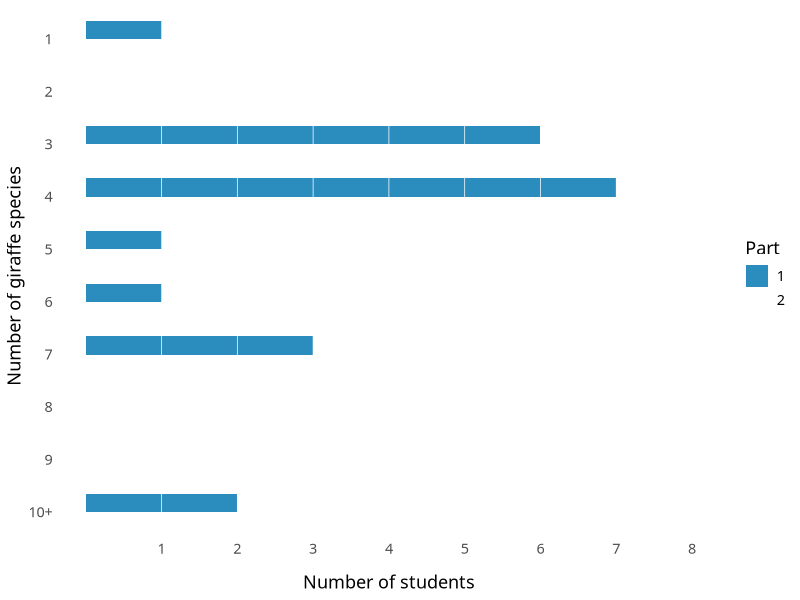
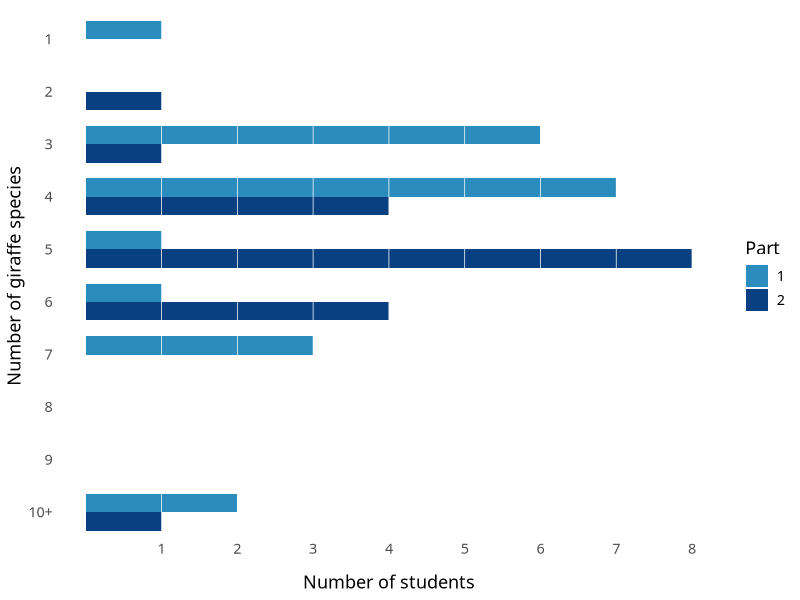
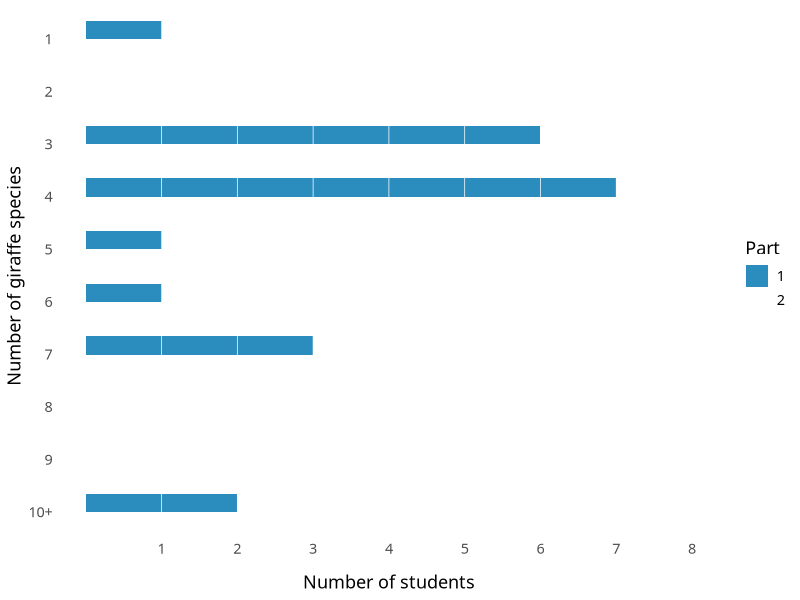
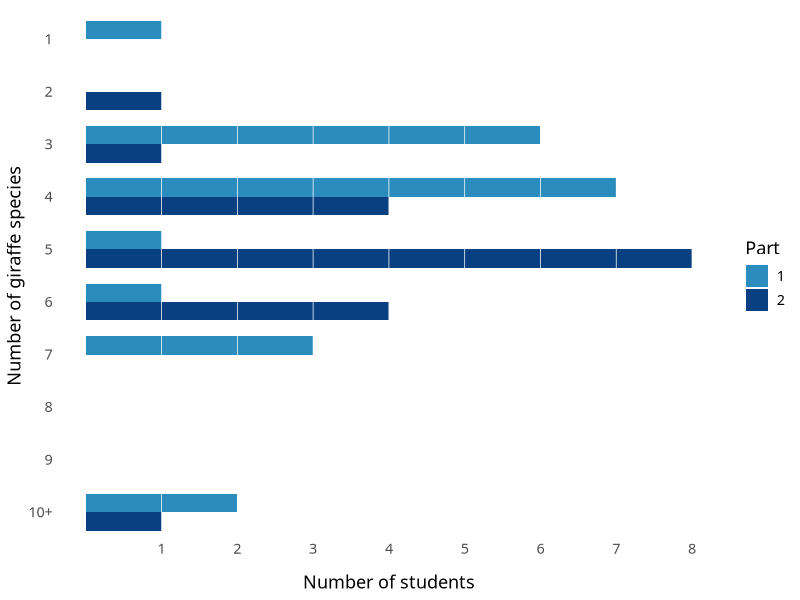

R code for these plots, in order:
library(tidyverse)
library(ggthemes)
#library(extrafont)

# Registers ttf fonts for use with PDF output (ggsave), 
# enables them to be saved in PDF file (embed_fonts).
#loadfonts() 

#Change exam name and numbers for each grade.
# Number is order from A to F.

part1_plot <- "num_giraffe_spp1.png"
part2_plot <- "num_giraffe_spp2.png"

plot_colors <- RColorBrewer::brewer.pal(9, "GnBu")

part1_colors <- c(plot_colors[7], "#FFFFFF")
part2_colors <- c(plot_colors[7], plot_colors[9])

label_size = 13 # For x- and y-axis labels

part1 <- c(1, 0, 6, 7, 1, 1, 3, 0, 0, 2) # after part 1
#part <- c(1, 2, 3, 4, 5, 6, 7, 8, 9, 10+) # to help me add values to the parts
part2 <- c(0, 1, 1, 4, 8, 4, 0, 0, 0, 1) # after part 2
max_val <- max(part1, part2)

giraffe_spp <- c("1","2","3","4","5", "6", "7", "8", "9", "10+")
giraffe_spp <- factor(giraffe_spp,
                      levels = c("1","2","3","4","5", "6", "7", "8", "9", "10+"),
                      ordered = TRUE)
df <- tibble(giraffe_spp, part1, part2) %>% 
  pivot_longer(!giraffe_spp, names_to = "part", values_to = "num_students") %>% 
  mutate(run = ifelse(part == "part1", 1, 2)) %>% 
  mutate(part = fct_reorder2(part, part, run))
  

# Load the extra fonts so they will be recognized for use.
#loadfonts(device = "pdf")

# Part 1 plot (see below for Part 2) --------------------------------------
giraffe_plot <- df %>% 
#  mutate(part = fct_reorder2(part, part, run)) %>% 
  ggplot(aes(x = giraffe_spp)) + 
  geom_col(aes(y = num_students, fill = part), 
           #fill = "#2171B5", # Fill color is Blue6 from Beamer lectures
           width=0.7,
           position = "dodge") + 
  theme_tufte() + 
  scale_x_discrete(limits = sort(giraffe_spp, 
                                 decreasing = TRUE)) + 
  labs(x = "Number of giraffe species",
       y = "Number of students",
       fill = "Part") +
  scale_y_continuous(breaks=seq(1, max_val, 1)) + # Adjust largest
  theme(axis.ticks = element_blank(), 
        axis.ticks.length = unit(0, "mm"),
        text=element_text(size=label_size,  family="Linux Biolinum"),
        axis.text.x = element_text(margin = margin(b = 10))) +
  coord_flip() +
  scale_fill_manual(values = part1_colors,
                    breaks = c("part1", "part2"),
                    labels = c("1", "2"))

# Obtain the location of the x.major source grid lines. See
# https://stackoverflow.com/questions/31223818/accessing-vector-of-axis-ticks-for-an-existing-plot-in-ggplot2
# But note modified format below to fit with newer ggplot2 structure
# Because the graph is flipped, use x.major_source instead of y.major_source
# y_intercept <- ggplot_build(grade_plot)$layout$panel_ranges[[1]]$x.major_source # No longer works.
# See update.
#y_intercept <- ggplot_build(giraffe_plot)$layout$coord$labels(ggplot_build(giraffe_plot)$layout$panel_params)[[1]]$x.major_source

y_intercept <- ggplot_build(giraffe_plot)$layout$panel_params[[1]]$x.sec$breaks
giraffe_plot <- giraffe_plot + geom_hline(yintercept = y_intercept, color="white", linewidth =  0.25)

giraffe_plot
# Save the PDf file.
ggsave(part1_plot, plot=giraffe_plot, width=4.5, height=3)


# Part 1 plot (see below for Part 2) --------------------------------------
giraffe_plot <- df %>% 
#  mutate(part = fct_reorder2(part, part, run)) %>%
  ggplot(aes(x = giraffe_spp)) + 
  geom_col(aes(y = num_students, fill = part), 
           #fill = "#2171B5", # Fill color is Blue6 from Beamer lectures
           width=0.7,
           position = "dodge") + 
  theme_tufte() + 
  scale_x_discrete(limits = sort(giraffe_spp, 
                                 decreasing = TRUE)) + 
  labs(x = "Number of giraffe species",
       y = "Number of students",
       fill = "Part") +
  scale_y_continuous(breaks=seq(1, max_val, 1)) + # Adjust largest
  theme(axis.ticks = element_blank(), 
        axis.ticks.length = unit(0, "mm"),
        text=element_text(size=label_size,  family="Linux Biolinum"),
        axis.text.x = element_text(margin = margin(b = 10))) +
  coord_flip() +
  scale_fill_manual(values = part2_colors,
                    breaks = c("part1", "part2"),
                    labels = c("1", "2"))

y_intercept <- ggplot_build(giraffe_plot)$layout$panel_params[[1]]$x.sec$breaks
giraffe_plot <- giraffe_plot + geom_hline(yintercept = y_intercept, color="white", linewidth =  0.25)

giraffe_plot

# Save the PDf file.
ggsave(part2_plot, plot=giraffe_plot, width=4.5, height=3)


# Embed the Linux Biolinum font.
# embed_fonts(plot_name) # Not used for png files

